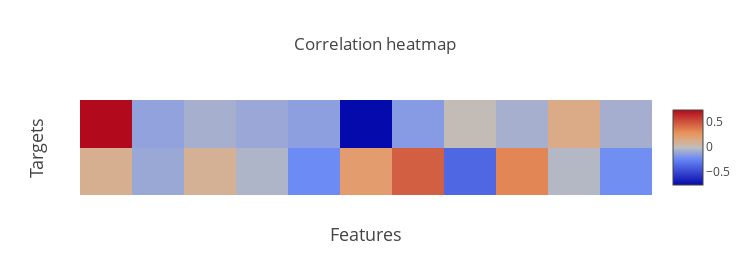

Notebook source saved alongside this figure:
### Code cell
corr = df[list(set(features)|set(['formation_energy_ev_natom','bandgap_energy_ev']))].corr()

data2 = [go.Heatmap(x=features,
                   y=targets,
                   z=corr.loc[targets, features].values)]

layout2 = dict(title="Correlation heatmap", 
                xaxis=dict(
        title='Features',
        titlefont=dict(
            size=18,
        ),
        showticklabels=False,
        tickangle=90,
        ticks="",
        tickfont=dict(
            size=4,
        ),
                
    ),
    yaxis=dict(
        title='Targets',
        titlefont=dict(
            size=18,
        ),
        showticklabels=False,
        tickangle=0,
        ticks="",
        tickfont=dict(
            size=4,
        ),
    ),
    width = 750, height = 275,
    autosize = False )

figure2 = dict(data=data2,layout=layout2)
iplot(figure2)

### Figure 1 — Plotly figure (JSON) as saved in the notebook; plotly's stock layout.template omitted (floating-point values rounded to 4 significant figures)
{"data": [{"type": "heatmap", "x": ["percent_atom_al", "lattice_vector_2_ang", "lattice_angle_alpha_degree", "number_of_total_atoms", "lattice_vector_1_ang", "percent_atom_in", "lattice_vector_3_ang", "percent_atom_ga", "spacegroup", "lattice_angle_gamma_degree", "lattice_angle_beta_degree"], "y": ["formation_energy_ev_natom", "bandgap_energy_ev"], "z": [[0.1085, -0.1041, 0.09928, -0.04863, -0.2256, 0.2234, 0.4547, -0.3748, 0.3249, -0.03515, -0.2137], [0.7386, -0.1275, -0.07231, -0.1061, -0.1389, -0.7567, -0.1569, 0.01283, -0.07273, 0.1333, -0.07705]]}], "layout": {"autosize": false, "height": 275, "title": "Correlation heatmap", "width": 750, "xaxis": {"showticklabels": false, "tickangle": 90, "tickfont": {"size": 4}, "ticks": "", "title": "Features", "titlefont": {"size": 18}}, "yaxis": {"showticklabels": false, "tickangle": 0, "tickfont": {"size": 4}, "ticks": "", "title": "Targets", "titlefont": {"size": 18}}}}
